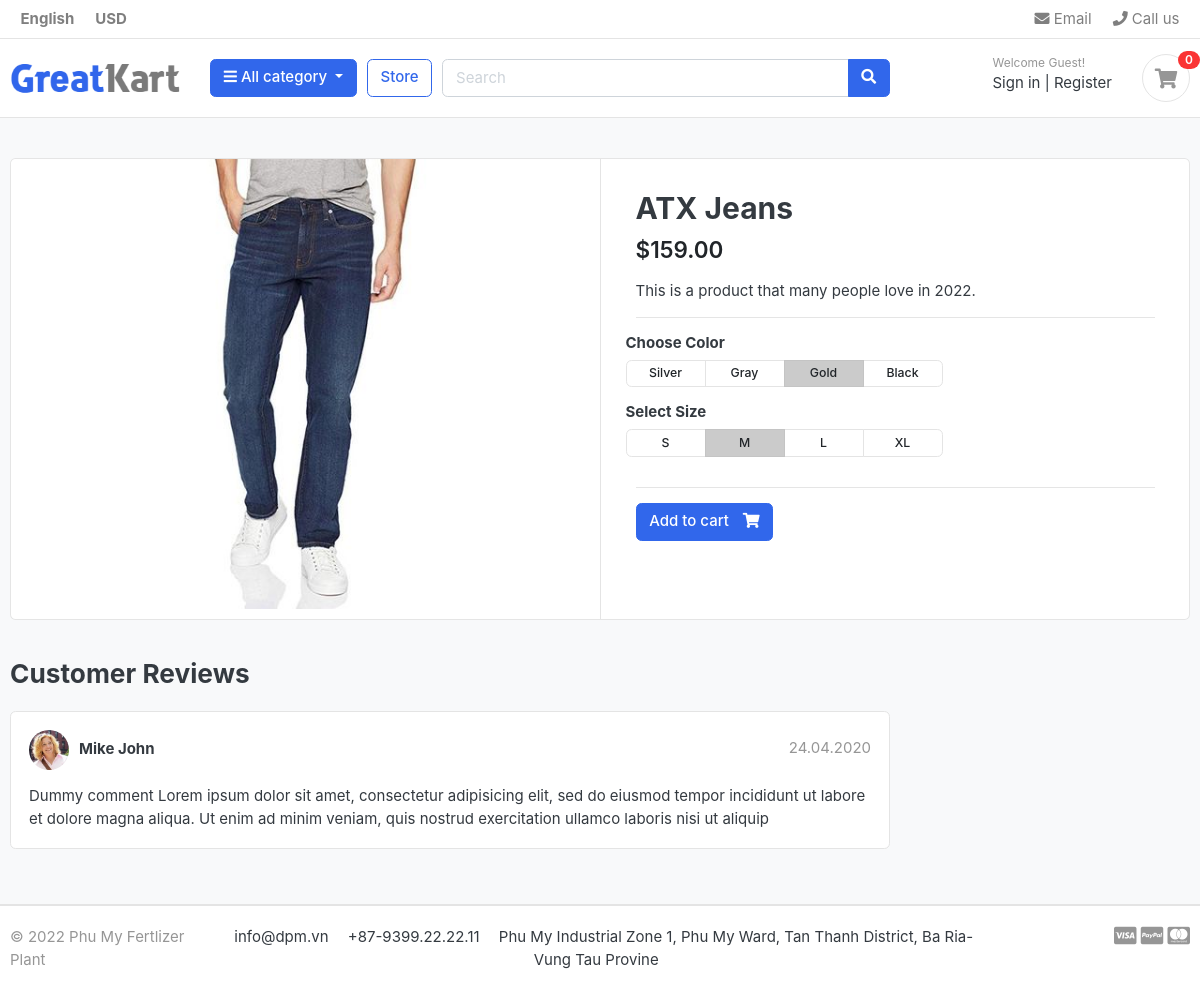
Screenshot of /my_app/atx-jeans/ with the database file from the repository.
### product/models.py (models this page shows, shortened)
class Product(models.Model):
    name = models.CharField(max_length=100, null=True, blank=True)
    slug = models.SlugField(null=False, unique=True)
    description = models.CharField(max_length=500, default='This is a product that many people love in 2022.')
    price = models.DecimalField(max_digits=6, decimal_places=2)
    old_price = models.DecimalField(max_digits=6, decimal_places=2)
    stock = models.IntegerField(null=True,blank=True)
    image = models.ImageField(upload_to='product_images/', blank=True)
    is_available = models.BooleanField(default=True)
    category = models.ForeignKey(Category, on_delete=models.CASCADE)
    created  = models.DateTimeField(default=timezone.now)
    modified = models.DateTimeField(default=timezone.now)

### my_app/views.py (the view)
# urls.py: path("<slug:slug>/",views.product_detail , name="product_detail"),
def product_detail(request,slug):
    product = Product.objects.get(slug=slug)
    print(slug)
    context = {
        "product":product
    }
    return render(request,'my_tmp/product-detail.html',context)

### category/category_processors.py (called while the page is built)
def category_context_processor(request):
    return {
        'all_category': Category.objects.all().order_by('name'),
    }

### category/models.py (called while the page is built)
    def get_absolute_url(self):
        return reverse("my_app:category", kwargs={"slug": self.slug})  # new

### my_app/templates/my_tmp/product-detail.html
{% extends 'my_tmp/layouts.html' %}
{% load static %}
{% block content %}
<section class="section-content padding-y bg">
<div class="container">
<div class="card">
	<div class="row no-gutters">
		<aside class="col-md-6">
<article class="gallery-wrap">
	<div class="img-big-wrap">
	   <a href="#"><img src="http://127.0.0.1:8000/my_app/media/{{ product.image }}"></a>
	</div>
</article>
		</aside>
		<main class="col-md-6 border-left">
<article class="content-body">
<h2 class="title">{{ product.name }}</h2>
<div class="mb-3">
	<var class="price h4">${{ product.price }}</var>
</div>
<p>{{ product.description }}</p>
<hr>
	<div class="row">
		<div class="item-option-select">
			<h6>Choose Color</h6>
			<div class="btn-group btn-group-sm btn-group-toggle" data-toggle="buttons">
			  <label class="btn btn-light">
			    <input type="radio" name="radio_color"> Silver
			  </label>
			  <label class="btn btn-light">
			    <input type="radio" name="radio_color" > Gray
			  </label>
			  <label class="btn btn-light active">
			    <input type="radio" name="radio_color checked"> Gold
			  </label>
			  <label class="btn btn-light">
			    <input type="radio" name="radio_color"> Black
			  </label>
			</div>
		</div>
	</div>
	<div class="row">
		<div class="item-option-select">
			<h6>Select Size</h6>
			<div class="btn-group btn-group-sm btn-group-toggle" data-toggle="buttons">
			  <label class="btn btn-light">
			    <input type="radio" name="radio_color"> S
			  </label>
			  <label class="btn btn-light active">
			    <input type="radio" name="radio_color" checked> M
			  </label>
			  <label class="btn btn-light">
			    <input type="radio" name="radio_color"> L
			  </label>
			  <label class="btn btn-light">
			    <input type="radio" name="radio_color"> XL
			  </label>
			</div>
		</div>
	</div>
	<hr>
	{% if product.stock <= 0 %}
		<h5 class="text-danger">Out of stock</h5>
	{% else %}
		<a href="{% url 'cart:add_cart' product.id %}" class="btn  btn-primary"> <span class="text">Add to cart</span> <i class="fas fa-shopping-cart"></i>  </a>
	{% endif %}
</article>
		</main>
	</div>
</div>
<br>
<div class="row">
			<div class="col-md-9">
	<header class="section-heading">
		<h3>Customer Reviews </h3>
	</header>
	<article class="box mb-3">
		<div class="icontext w-100">
			<img src="{% static 'images/avatars/avatar1.jpg' %}" class="img-xs icon rounded-circle">
			<div class="text">
				<span class="date text-muted float-md-right">24.04.2020 </span>
				<h6 class="mb-1">Mike John </h6>
			</div>
		</div>
		<div class="mt-3">
			<p>
				Dummy comment Lorem ipsum dolor sit amet, consectetur adipisicing elit, sed do eiusmod
				tempor incididunt ut labore et dolore magna aliqua. Ut enim ad minim veniam,
				quis nostrud exercitation ullamco laboris nisi ut aliquip
			</p>
		</div>
	</article>
	</div>
</div>
</div>
</section>
{% endblock %}

### my_app/static/css/ui.css (style rules this page uses)
html { font-family: "Inter", sans-serif; font-size: 15px; }
.content-body { flex: 1 1 auto; padding: 2rem 2.3rem; }
.img-xs, .img-sm, .img-md, .img-lg { -o-object-fit: cover; object-fit: cover; flex-shrink: 0; flex-grow: 0; }
.img-xs { width: 40px; height: 40px; }
.padding-y { padding-top: 40px; padding-bottom: 40px; }
var { font-style: normal; }
article:after, .form-group:after { display: block; clear: both; content: ""; }
.bg { background-color: #f8f9fa; }
.section-heading { margin-bottom: 20px; margin-top: 15px; }
p:last-child { margin-bottom: 0; }
.btn-light { background-color: #fff; border-color: #e4e4e4; }
.btn .text + i { margin-left: 10px; }
.icontext { display: inline-flex; align-items: center; vertical-align: middle; }
.icontext .text { width: 100%; line-height: 1.2; }
.icontext .icon { position: relative; margin-right: 10px; flex-shrink: 0; flex-grow: 0; }
.price { font-weight: 600; color: #212529; }
.box { padding: 18px; background: #fff; border-radius: 0.37rem; border: 1px solid #e4e4e4; }
.box img { max-width: 100%; }
.gallery-wrap .img-big-wrap { margin-bottom: 10px; border-radius: 0.37rem; overflow: hidden; background-color: #fff; }
.gallery-wrap .img-big-wrap a { text-align: center; display: block; }
.gallery-wrap .img-big-wrap img { height: 450px; width: auto; display: inline-block; }
.item-option-select { margin-bottom: 1rem; display: inline-block; margin-right: 15px; }
.item-option-select .btn { min-width: 80px; }

### rows the page displays
Product: image (picture), name "ATX Jeans", price "159.00", description "This is a product that many people love in 2022."
